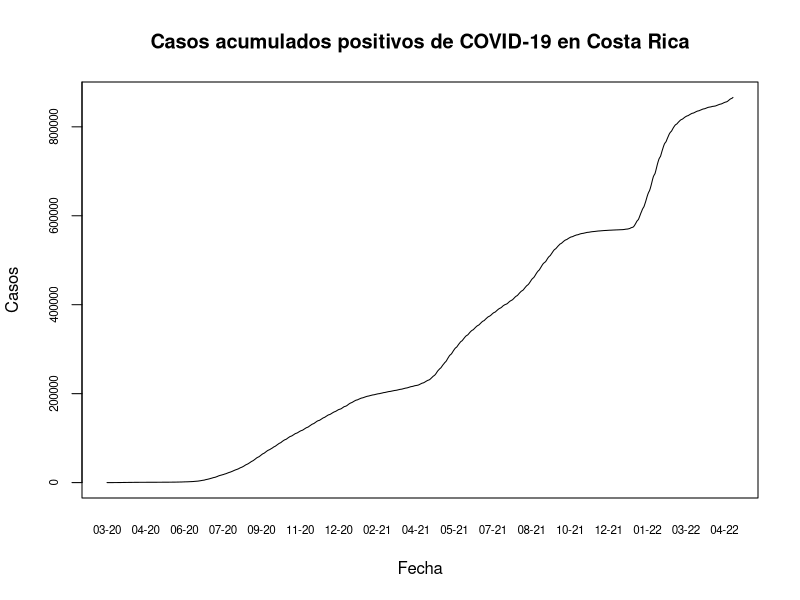
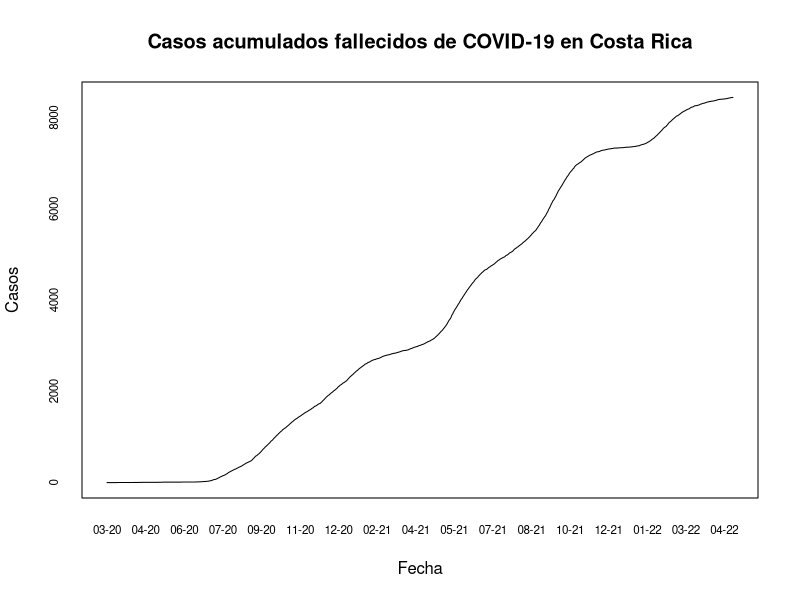
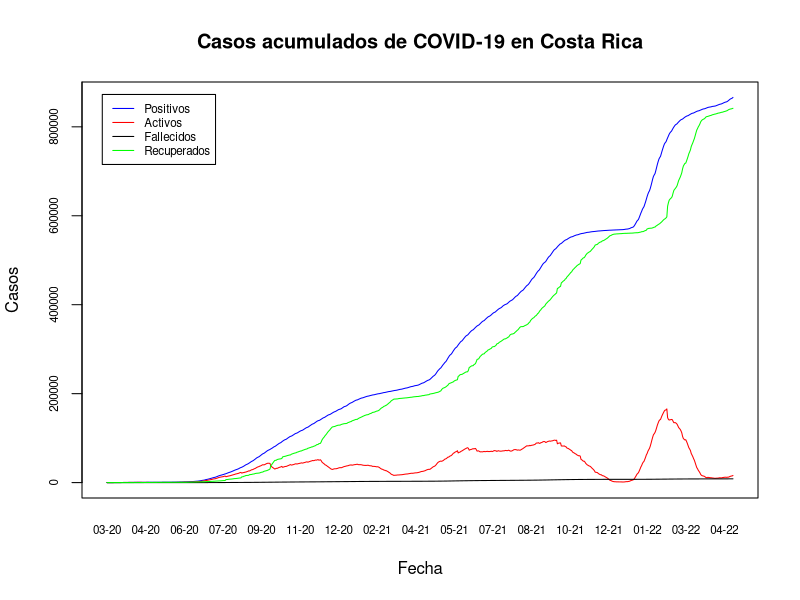

Recreate these plots in R, in order.
## ---- chunk 1
knitr::opts_chunk$set(echo = TRUE)
## ---- chunk 2
covid <- read.csv(file = "05_10_22_CSV_GENERAL.csv", sep = ";")
## ---- chunk 3
options(scipen = 7)
## ---- chunk 4
covid$FECHA <- as.Date(covid$FECHA, format = "%d/%m/%Y")
## ---- chunk 5
plot(
  covid$FECHA,
  covid$positivos,
  type = "l",
  xaxt = "n",
  yaxt = "n",
  main = "Casos acumulados positivos de COVID-19 en Costa Rica",
  xlab = "Fecha",
  ylab = "Casos"
)

# Formato del eje x
axis(
  side = 1,
  covid$FECHA,
  tick = FALSE,
  format(covid$FECHA, "%m-%y"),
  cex.axis = 0.7
)

# Formato del eje y
axis(
  side = 2,
  covid$positivos,
  labels = TRUE,  
  at = seq(0, 1000000, by = 200000),
  cex.axis = .7
)
## ---- chunk 6
plot(
  covid$FECHA,
  covid$fallecidos,
  type = "l",
  xaxt = "n",
  yaxt = "n",
  main = "Casos acumulados fallecidos de COVID-19 en Costa Rica",
  xlab = "Fecha",
  ylab = "Casos"
)

# Formato del eje x
axis(
  side = 1,
  covid$FECHA,
  tick = FALSE,
  format(covid$FECHA, "%m-%y"),
  cex.axis = 0.7
)

# Formato del eje y
axis(
  side = 2,
  covid$fallecidos,
  labels = TRUE,  
  at = seq(0, 10000, by = 2000),
  cex.axis = .7
)
## ---- chunk 7
plot(
  covid$FECHA,
  covid$positivos,
  type = "l",
  xaxt = "n",
  yaxt = "n",
  main = "Casos acumulados de COVID-19 en Costa Rica",
  xlab = "Fecha",
  ylab = "Casos",
  col = "blue"
)

# Casos activos
lines(covid$FECHA, covid$activos, col="red")

# Casos fallecidos
lines(covid$FECHA, covid$fallecidos, col="black")

# Casos recuperados
lines(covid$FECHA, covid$RECUPERADOS, col="green")

legend(
  x = "topleft",
  inset = 0.03,
  legend = c("Positivos", "Activos", "Fallecidos", "Recuperados"),
  col = c("blue", "red", "black", "green"),
  lty = 1,
  cex = 0.7
)

# Formato del eje X
axis(side = 1,
     covid$FECHA,
     tick = FALSE,
     format(covid$FECHA, "%m-%y"),
     cex.axis = .7)

# Formato del eje Y
axis(
  side = 2,
  covid$positivos,
  labels = TRUE,  
  at = seq(0, 1000000, by = 200000),
  cex.axis = .7
)
